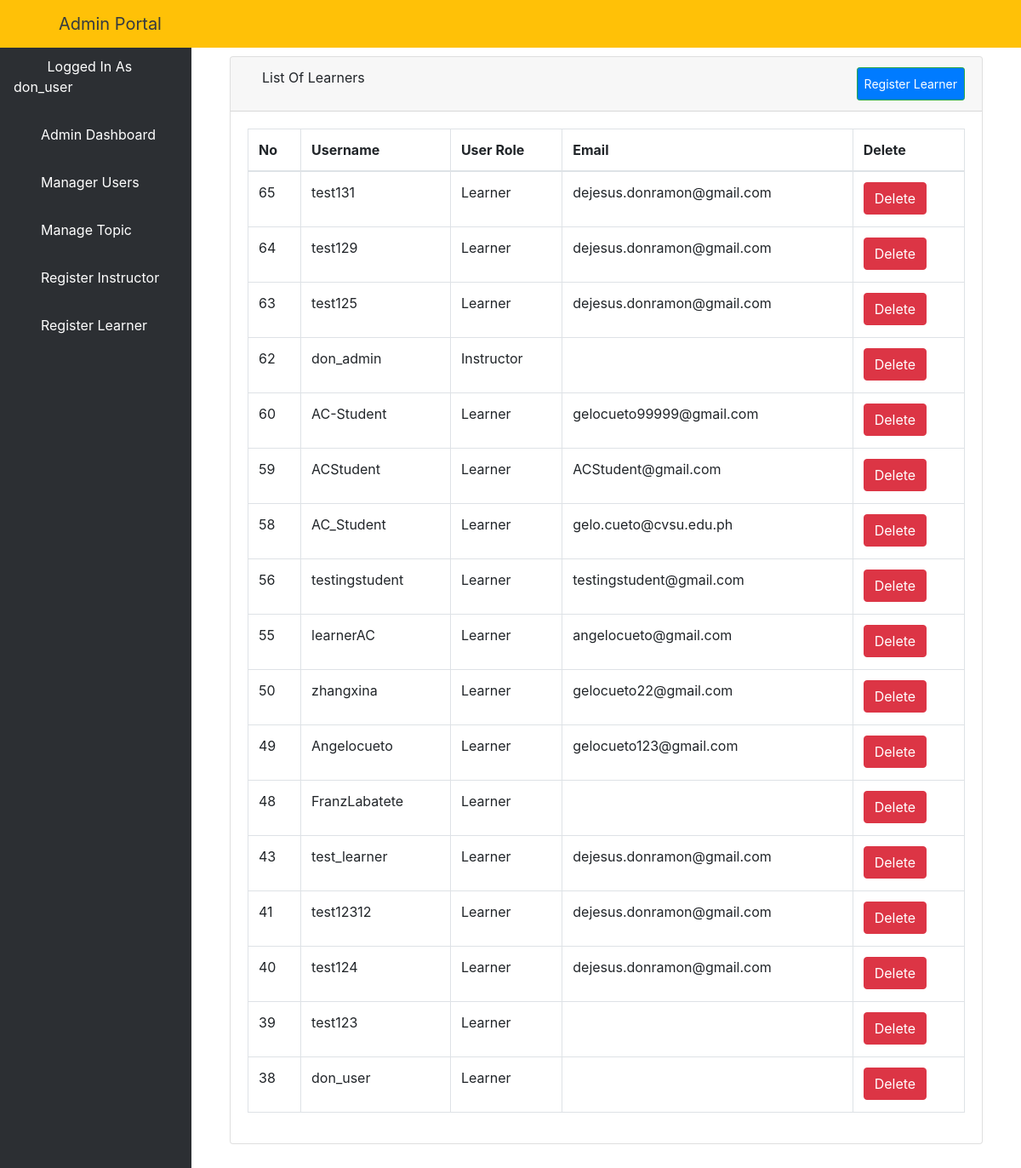
Screenshot of /learners/ (signed in) with the database file from the repository.
### elearn/models.py (models this page shows)
class User(AbstractUser):
    is_learner = models.BooleanField(default=False)
    is_instructor = models.BooleanField(default=False)
    is_admin = models.BooleanField(default=False)

### elearn/views.py (the view)
# urls.py: path('learners/', views.ListLearnerView.as_view(), name='learners'),  # delete if wrong
class ListLearnerView(LoginRequiredMixin, ListView):  # delete if wrong
    model = User
    template_name = 'dashboard/admin/list_learner.html'
    context_object_name = 'users'
    paginated_by = 10
    def get_queryset(self):
        return User.objects.filter(is_instructor=0, is_admin=0).order_by('-id')  # hanggang dito

### elearn/templates/dashboard/admin/list_learner.html (shortened to what this page needs)
{% extends 'dashboard/admin/base.html' %}
{% block body %}
    <div class="container-fluid">
        <div class="row">
            <div class="col-12 mb-3">
                <div class="col-12 mb-3">
                    <div id="content-wrapper">
                        <div class="container-fluid">
                            <div class="card mb-3">
                                <div class="card-header">
                                    <i class="fas fa-table"></i>
                                    List Of Learners
                                    <a class="btn btn-sm btn-success" href="{% url 'addlearner' %}"
                                       style="padding: 8px; float: right; background-color: #007bff; color: white;">Register
                                        Learner</a>
                                </div>
                                <div class="card-body">
                                    <div class="table-responsive">
                                        <table class="table table-bordered" id="dataTable" width="100%" cellspacing="0">
                                            <thead>
                                            <tr>
                                                <th>No</th>
                                                <th>Username</th>
                                                <th>User Role</th>
                                                <th>Email</th>
                                                <th>Delete</th>
                                            </tr>
                                            </thead>
                                            <tbody>
                                            {% if users %}
                                                {% for user in users %}
                                                    <tr>
                                                        <td>{{ user.id }}</td>
                                                        <td>{{ user.username }}</td>
                                                        <td>{% if user.is_learner == True %}
                                                            <p>Learner</p>
                                                        {% elif user.is_admin == True %}
                                                            <p>Admin</p>
                                                        {% else %}
                                                            <p>Instructor</p>
                                                        {% endif %}
                                                        </td>
                                                        <td>{{ user.email }}</td>
                                                        <td>
                                                            <a href="{% url 'aduser' user.pk %}">
                                                                <button type="button" class="btn btn-danger"> Delete
                                                                </button>
                                                            </a></td>
                                                    </tr>
                                                {% endfor %}
                                            {% endif %}
                                            </tbody>
                                        </table>
                                    </div>
                                </div>
                            </div>
                        </div>
                    </div>
                </div>
            </div>
        </div>
    </div>
{% endblock %}

### elearn/templates/dashboard/admin/base.html (shortened to what this page needs)
<!DOCTYPE html>
<html lang="en">
<head>
    {% load static %}
    <link href="{% static 'vendor/fontawesome-free/css/all.min.css' %}" rel="stylesheet" type="text/css">
    <link href="{% static 'vendor/datatables/dataTables.bootstrap4.css' %}" rel="stylesheet">
    <link href="{% static 'css/sb-admin.css' %}" rel="stylesheet">
</head>
<body id="page-top">
<nav class="navbar navbar-expand navbar-dark bg-warning fixed-top">
    <button class="btn btn-link btn-sm text-dark order-1 order-sm-0" id="sidebarToggle" href="#">
        <i class="fas fa-bars"></i>
    </button>
    <a class="navbar-brand ml-4 text-dark" href="{% url 'dashboard' %}">Admin Portal</a>
    <ul class="navbar-nav ml-auto ml-md-0">
        <li class="nav-item dropdown no-arrow">
            <a class="nav-link dropdown-toggle" href="#" id="userDropdown" role="button" data-toggle="dropdown"
               aria-haspopup="true" aria-expanded="false">
                <i class="fas fa-user-circle fa-fw text-dark mr-3"></i>
            </a>
        </li>
    </ul>
</nav>
<div id="wrapper" style="padding-top: 50px;">
    <ul class="sidebar navbar-nav">
         <li class="nav-item active">
            <a class="nav-link" href="{% url 'dashboard' %}">
                <i class="fas fa-user-circle fa-fw text-warning"></i>
                <span>Logged In As {{ user.username }}</span>
            </a>
        </li>
        <li class="nav-item active">
            <a class="nav-link" href="{% url 'dashboard' %}">
                <i class="fa fa-home" aria-hidden="true"></i>
                <span>Admin Dashboard</span>
            </a>
        </li>
        <li class="nav-item">
            <a class="nav-link" href="{% url 'aluser' %}">
                <i class="fas fa-users"></i>
                <span style="color: white">Manager Users</span>
            </a>
        </li>
        <li class="nav-item dropdown no-arrow">
            <a class="nav-link dropdown-toggle" data-toggle="dropdown" aria-haspopup="true" aria-expanded="false"
               href="">
                <i class="fas fa-bell"></i>
                <span style="color: white">Manage Topic</span>
            </a>
        </li>
        <li class="nav-item">
            <a class="nav-link" href="{% url 'isign' %}">
                <i class="fas fa-chalkboard-teacher"></i>
                <span style="color: white">Register Instructor</span>
            </a>
        </li>
        <li class="nav-item">
            <a class="nav-link" href="{% url 'addlearner' %}">
                <i class="fas fa-user-graduate"></i>
                <span style="color: white">Register Learner</span>
            </a>
        </li>
    </ul>
    {% block body %}{% endblock %}
</div>

### rows the page displays
User: username "don_user", id "38", is_learner "Learner"
User: id "65", username "test131", is_learner "Learner", email "dejesus.donramon@gmail.com"
User: id "64", username "test129", is_learner "Learner", email "dejesus.donramon@gmail.com"
User: id "63", username "test125", is_learner "Learner", email "dejesus.donramon@gmail.com"
User: id "62", username "don_admin", is_learner "Instructor"
User: id "60", username "AC-Student", is_learner "Learner", email "gelocueto99999@gmail.com"
User: id "59", username "ACStudent", is_learner "Learner", email "ACStudent@gmail.com"
User: id "58", username "AC_Student", is_learner "Learner", email "gelo.cueto@cvsu.edu.ph"
User: id "56", username "testingstudent", is_learner "Learner", email "testingstudent@gmail.com"
User: id "55", username "learnerAC", is_learner "Learner", email "angelocueto@gmail.com"
User: id "50", username "zhangxina", is_learner "Learner", email "gelocueto22@gmail.com"
User: id "49", username "Angelocueto", is_learner "Learner", email "gelocueto123@gmail.com"
User: id "48", username "FranzLabatete", is_learner "Learner"
User: id "43", username "test_learner", is_learner "Learner", email "dejesus.donramon@gmail.com"
User: id "41", username "test12312", is_learner "Learner", email "dejesus.donramon@gmail.com"
User: id "40", username "test124", is_learner "Learner", email "dejesus.donramon@gmail.com"
User: id "39", username "test123", is_learner "Learner"
